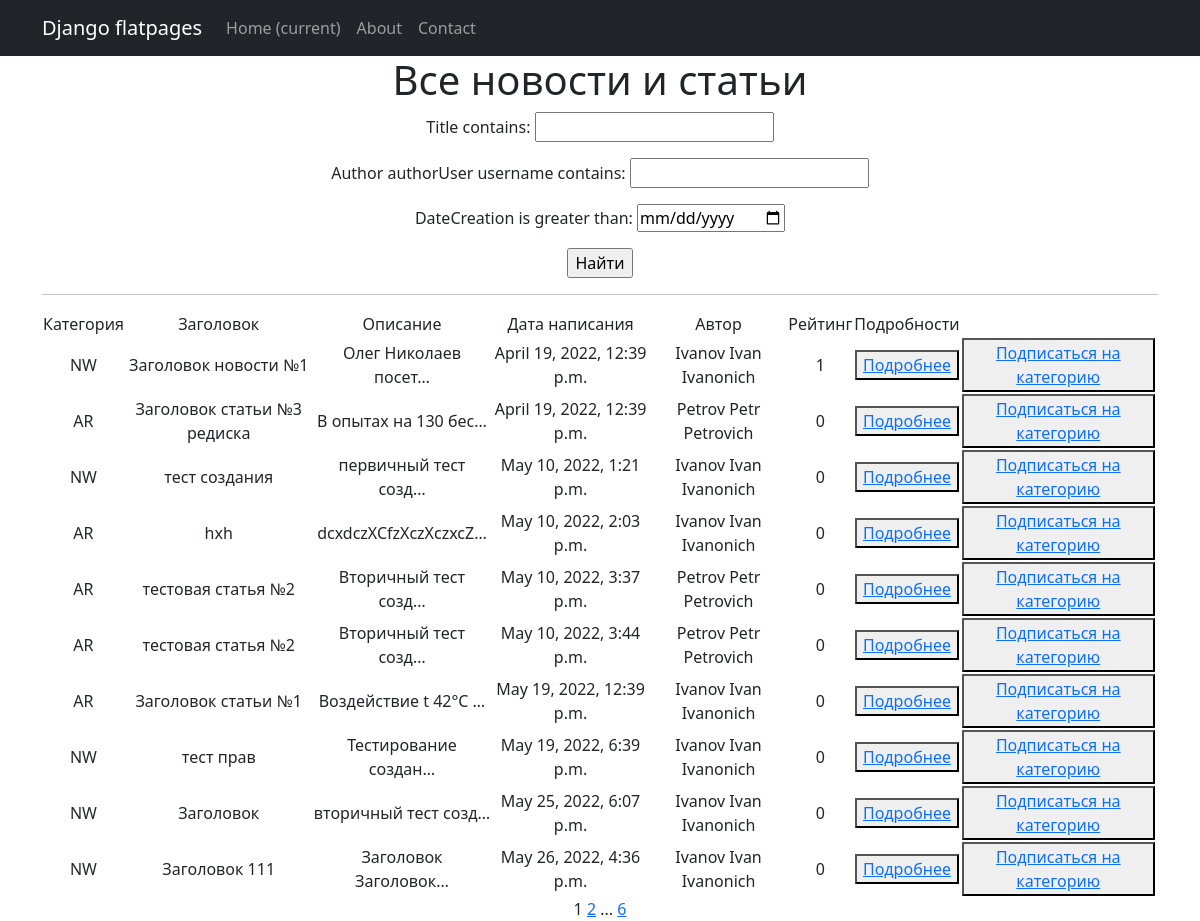
Page /news/ on the committed database.
### news/models.py (models this page shows, shortened)
class Post(models.Model):
    author = models.ForeignKey(Author, on_delete=models.CASCADE)
    NEWS = 'NW'
    ARTICLE = 'AR'
    CATEGORY_CHOICES = (
        (NEWS, 'Новость'),
        (ARTICLE, 'Статья'),
    )
    categoryType = models.CharField(max_length=2, choices=CATEGORY_CHOICES, default=ARTICLE)
    dateCreation = models.DateTimeField(auto_now_add=True)
    postCategory = models.ManyToManyField(Category, through='PostCategory')
    title = models.CharField(max_length=128)
    text = models.TextField()
    rating = models.SmallIntegerField(default=0)

class Author(models.Model):
    authorUser = models.OneToOneField(User, on_delete=models.CASCADE)
    ratingAuthor = models.SmallIntegerField(default=0)

### news/views.py (the view)
# urls.py: path('', PostsList.as_view()),
class PostsList(ListView):
    model = Post
    ordering = 'dateCreation'
    template_name = 'news.html'
    context_object_name = 'posts'
    paginate_by = 10
    def get_queryset(self):
        queryset = super().get_queryset()
        self.filterset = PostFilter(self.request.GET, queryset)
        return self.filterset.qs
    def get_context_data(self, **kwargs):
        context = super().get_context_data(**kwargs)
        context['filterset'] = self.filterset
        return context

### templates/news.html (shortened to what this page needs)
{% extends 'flatpages/default.html' %}
{% block content %}
   <h1>Все новости и статьи</h1>
   <form action="" method="get">
       {{ filterset.form.as_p }}
       <input type="submit" value="Найти" />
   </form>
   <hr>
   {% if posts %}
       <table>
           <tr>
               <td>Категория</td>
               <td>Заголовок</td>
               <td>Описание</td>
               <td>Дата написания</td>
               <td>Автор</td>
               <td>Рейтинг</td>
               <td>Подробности</td>
           </tr>
           {% for post in posts %}
           <tr>
               <td>{{ post.categoryType }}</td>
               <td>{{ post.title}}</td>
               <td>{{ post.text|truncatechars:20 }}</td>
               <td>{{ post.dateCreation }}</td>
               <td>{{ post.author.authorUser }}</td>
               <td>{{ post.rating }}</td>
               <td><button> <a href=/news/{{ post.id }}> Подробнее</a></button></td>
               <td><button> <a href="sub/">Подписаться на категорию</a> </button><td>
           </tr>
           {% endfor %}
       </table>
   {% else %}
       <h2>Статей/новостей нет!</h2>
   {% endif %}
   {{ page_obj.number }}
   {% if page_obj.has_next %}
       <a href="?page={{ page_obj.next_page_number }}">{{ page_obj.next_page_number }}</a>
       {% if paginator.num_pages != page_obj.next_page_number %}
           ...
           <a href="?page={{ page_obj.paginator.num_pages }}">{{ page_obj.paginator.num_pages }}</a>
       {% endif %}
   {% endif %}
{% endblock content %}

### templates/flatpages/default.html (shortened to what this page needs)
<!DOCTYPE html>
{% load static %}
<html lang="en">
    <head>
        <link href="{% static 'css/styles.css' %}" rel="stylesheet" />
    </head>
    <body>
        <nav class="navbar navbar-expand-lg navbar-dark bg-dark static-top">
           <div class="container">
               <a class="navbar-brand" href="#">Django flatpages</a>
               <div class="collapse navbar-collapse" id="navbarResponsive">
                   <ul class="navbar-nav ml-auto">
                       <li class="nav-item active">
                           <a class="nav-link" href="#">Home
                               <span class="sr-only">(current)</span>
                           </a>
                       </li>
                       <li class="nav-item">
                           <a class="nav-link" href="/about/">About</a>
                       </li>
                       <li class="nav-item">
                           <a class="nav-link" href="/contacts/">Contact</a>
                       </li>
                   </ul>
               </div>
           </div>
        </nav>
        <div class="container">
           <div class="row">
               <div class="col-lg-12 text-center">
                   {% block content %}{% endblock content %}
               </div>
           </div>
</div>
    </body>
</html>

### rows in the picture
Post: categoryType "NW", title "Заголовок новости №1", text "Олег Николаев посет…", dateCreation "April 19, 2022, 12:39 p.m.", author.authorUser "Ivanov Ivan Ivanonich", rating "1"
Post: categoryType "AR", title "Заголовок статьи №3 редиска", text "В опытах на 130 бес…", dateCreation "April 19, 2022, 12:39 p.m.", author.authorUser "Petrov Petr Petrovich", rating "0"
Post: categoryType "NW", title "тест создания", text "первичный тест созд…", dateCreation "May 10, 2022, 1:21 p.m.", author.authorUser "Ivanov Ivan Ivanonich", rating "0"
Post: categoryType "AR", title "hxh", text "dcxdczXCfzXczXczxcZ…", dateCreation "May 10, 2022, 2:03 p.m.", author.authorUser "Ivanov Ivan Ivanonich", rating "0"
Post: categoryType "AR", title "тестовая статья №2", text "Вторичный тест созд…", dateCreation "May 10, 2022, 3:37 p.m.", author.authorUser "Petrov Petr Petrovich", rating "0"
Post: categoryType "AR", title "тестовая статья №2", text "Вторичный тест созд…", dateCreation "May 10, 2022, 3:44 p.m.", author.authorUser "Petrov Petr Petrovich", rating "0"
Post: categoryType "AR", title "Заголовок статьи №1", text "Воздействие t 42°С …", dateCreation "May 19, 2022, 12:39 p.m.", author.authorUser "Ivanov Ivan Ivanonich", rating "0"
Post: categoryType "NW", title "тест прав", text "Тестирование создан…", dateCreation "May 19, 2022, 6:39 p.m.", author.authorUser "Ivanov Ivan Ivanonich", rating "0"
Post: categoryType "NW", title "Заголовок", text "вторичный тест созд…", dateCreation "May 25, 2022, 6:07 p.m.", author.authorUser "Ivanov Ivan Ivanonich", rating "0"
Post: categoryType "NW", title "Заголовок 111", text "Заголовок Заголовок…", dateCreation "May 26, 2022, 4:36 p.m.", author.authorUser "Ivanov Ivan Ivanonich", rating "0"

### other values in the picture
{{ page_obj.number }} "1"
{{ page_obj.next_page_number }} "2"
{{ page_obj.paginator.num_pages }} "6"
